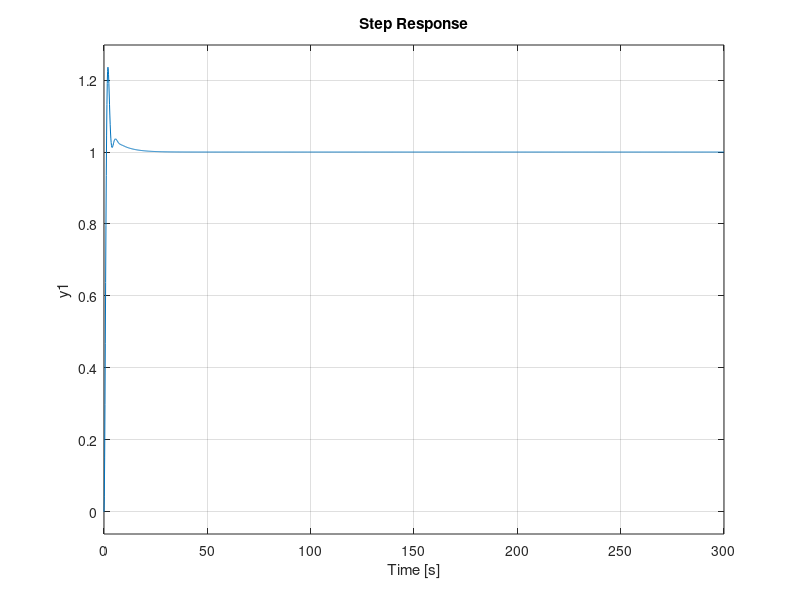

Write MATLAB code to recreate this figure.
%% a
% Estp = 0;
% sigma < 15%
% tr <= 15 sec;
% cv >= 1;
% delta_omega_b <= 15 rad/sec;
clc
clear all
close all

Kf = 3.5;
Tf = 0.5;
Hf =tf(Kf,conv([1 0],[Tf 1]))
bode(Hf)

wf = 1/Tf;
hwf = 1.81; % val e in dB
sigma = 0.15;
zeta = abs(log(sigma))/(sqrt((log(sigma))^2 + pi^2))
ModulA = 1/(4*sqrt(2)*(zeta^2))

A = mag2db(ModulA)
Vr= hwf - A
VR=db2mag(-Vr)

Hd=VR*Hf;
bode(Hd)

wt=1.5;
wn=2*zeta*wt
ts=4/(zeta*wn)
cv=wn/(2*zeta)

H0=Hd/(Hd+1)
step(H0)

%% b
% Estp = 0
% sigma <= 15%
% ts < 15 sec
% cv >= 5
% delta_omega_b <= 15 rad/sec

clc
close all
clear all

Kf = 3.5;
Tf = 0.5;
Hf =tf(Kf,conv([1 0],[Tf 1]))
bode(Hf)

hwf = 1.81;
wf = 1/Tf
sigma = 0.15;
zeta = abs(log(sigma))/(sqrt((log(sigma))^2 + pi^2))
ModulA = 1/(4*sqrt(2)*(zeta^2))
A = mag2db(ModulA) % A in db

Vr = hwf - A;
VR = db2mag(-Vr)


Hd = VR * Hf;
bode(Hd); 
wt = 1.5;

wn = 2 * zeta * wt
ts = 4 / (zeta*wn)
cv = wn / (2*zeta)

wz = 0.1 * wt;
wp = (cv / 10) * wz;

Tz = 1/wz;
Tp = 1/wp;

Vrpi = 10/cv;

Hpi = tf([Tz 1],[Tp 1]) * VR * Vrpi;

Hdc = Hf * Hpi;
Ho = Hdc/(1 + Hdc);
step(Ho)

